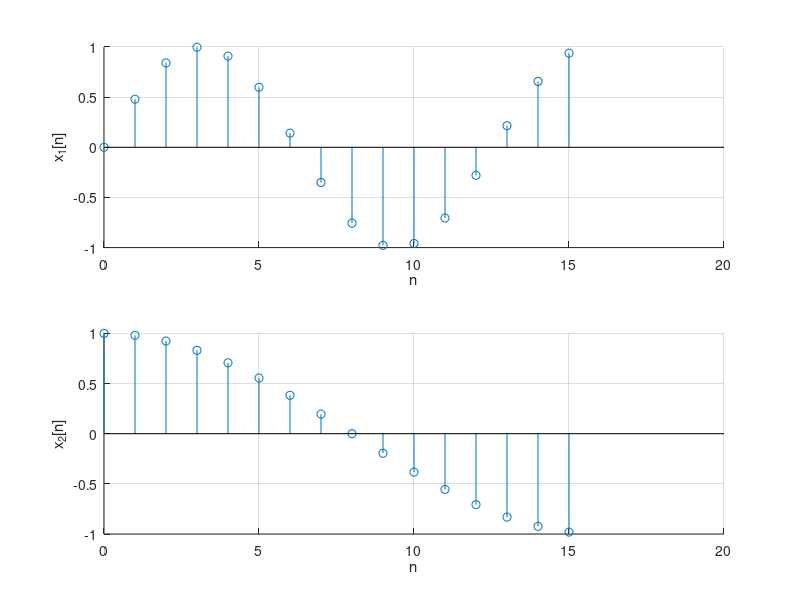

The MATLAB source for this figure:
clear
close all
clc 

%Always begin your matlab scripts with the commoands above

%% Discrete-time sinusoidal example
M = 15;             % Number of samples in discrete time vector
n = 0:M;            % Discrete time vector
x1 = sin(0.5*n);
x2 = cos(pi/16*n);

% Visualization
figure;
subplot(211); hold on; grid on;
stem(n, x1);
xlabel('n');
ylabel('x_1[n]');

subplot(212); hold on; grid on;
stem(n, x2);
xlabel('n');
ylabel('x_2[n]');



